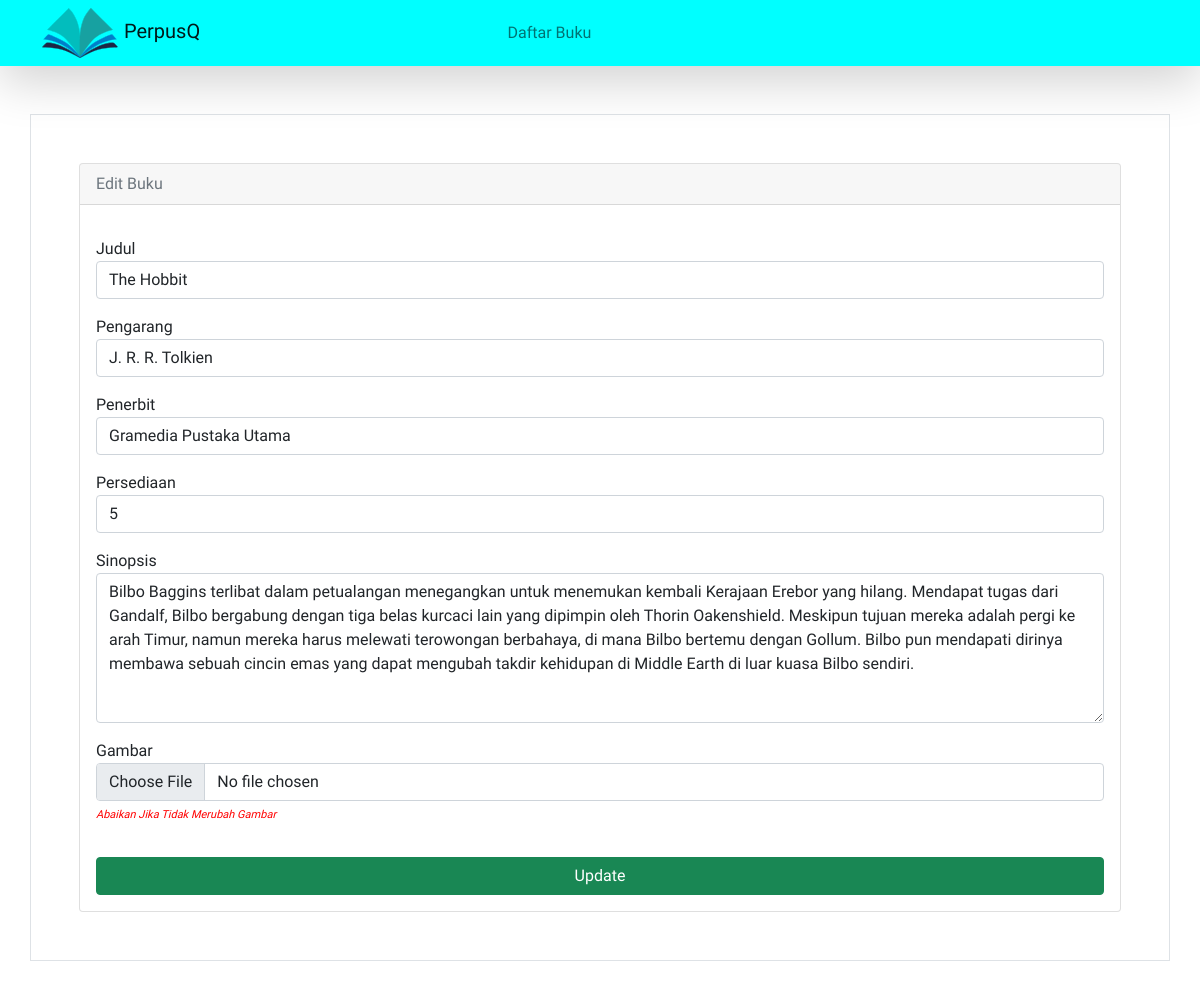
/edit.php?id_buku=1, run on the app's committed database.
### tables this page shows
CREATE TABLE `buku` (
  `id_buku` int(3) NOT NULL,
  `judul` varchar(25) NOT NULL,
  `pengarang` varchar(30) NOT NULL,
  `penerbit` varchar(25) NOT NULL,
  `persediaan` varchar(3) NOT NULL,
  `gambar` varchar(40) NOT NULL,
  `sinopsis` text NOT NULL,
  `created_at` timestamp NULL DEFAULT current_timestamp(),
  `update_at` timestamp NULL DEFAULT current_timestamp()
);

### edit.php (the view, shortened to what this page needs)
<!doctype html>
<html lang="en">
<head>
  <link href="https://cdn.jsdelivr.net/npm/bootstrap@5.1.1/dist/css/bootstrap.min.css" rel="stylesheet">
  <link rel="stylesheet" type="text/css" href="css/bootstrap.min.css">
</head>
<body style="font-family: 'Montaga', serif;">
  <nav class="navbar navbar-expand-lg navbar-light shadow-lg sticky-top" style="background-color: #00ffff;">
    <div class="container">
      <ul class="navbar-nav ms-6">
        <li>
          <a class="navbar-brand" style="font-family: 'Margarine', cursive;" href="#">
            <img src="img/Logo.svg" alt="" width="77" height="50" class="d-inline-block align-text-center"> PerpusQ
          </a>
        </li>
      </ul>
      <div class="collapse navbar-collapse" id="navbarSupportedContent">
        <ul class="navbar-nav mx-auto mb-1 mb-lg-0">
          <li class="nav-item mx-2">
            <a class="nav-link" href="daftar.php">Daftar Buku</a>
          </li>
        </ul>
      </div>
    </div>
  </nav>
  <?php
  include 'koneksi.php';
  if (isset($_GET['id_buku'])) {
    $id = ($_GET["id_buku"]);
    $query = "SELECT * FROM buku WHERE id_buku='$id'";
    $result = mysqli_query($conn, $query);
    $data = mysqli_fetch_assoc($result);
  } else {
    echo "<script>alert('Masukkan Data ID.');window.location='daftar.php';</script>";
  }
  ?>
  <div class="container p-5 my-5 border">
    <div class="card">
      <div class="card-header text-muted">Edit Buku</div>
      <div class="card-body">
        <form enctype="multipart/form-data" action="p_edit.php" method="post">
          <div class="mb-3 mt-3">
            <label>Judul</label>
            <input type="text" class="form-control" name="judul" value="<?php echo $data['judul']; ?>">
          </div>
          <div class="mb-3 mt-3">
            <label>Pengarang</label>
            <input type="text" class="form-control" name="pengarang" value="<?php echo $data['pengarang']; ?>" />
          </div>
          <div class="mb-3 mt-3">
            <label>Penerbit</label>
            <input type="text" class="form-control" name="penerbit" required="" value="<?php echo $data['penerbit']; ?>" />
          </div>
          <div class="mb-3 mt-3">
            <label>Persediaan</label>
            <input type="text" class="form-control" name="persediaan" required="" value="<?php echo $data['persediaan']; ?>" />
          </div>
          <div class="mb-3 mt-3">
            <label>Sinopsis</label>
            <textarea type="text" style="height:150px;" class="form-control" name="sinopsis" required=""><?php echo $data['sinopsis']; ?></textarea>
          </div>
          <div class="mb-3 mt-3">
            <label>Gambar</label>
            <input class="form-control" type="file" name="gambar">
            <i class="" style="font-size: 11px;color: red">Abaikan Jika Tidak Merubah Gambar</i>
          </div>
          <div class="d-grid gap-2">
            <button class="btn btn-success mt-3" type="submit">Update</button>
          </div>
      </div>
    </div>
  </div>
</body>
</html>

### data on the page
buku: judul "The Hobbit", pengarang "J. R. R. Tolkien", penerbit "Gramedia Pustaka Utama", persediaan "5", sinopsis "Bilbo Baggins terlibat dalam petualangan menegangkan untuk menemukan kembali Kerajaan Erebor yang hilang. Mendapat tugas dari Gandalf, Bilbo bergabung dengan tiga belas kurcaci lain yang dipimpin oleh Thorin Oakenshield. Meskipun tujuan mereka adalah pergi ke arah Timur, namun mereka harus melewati terowongan berbahaya, di mana Bilbo bertemu dengan Gollum. Bilbo pun mendapati dirinya membawa sebuah cincin emas yang dapat mengubah takdir kehidupan di Middle Earth di luar kuasa Bilbo sendiri."
